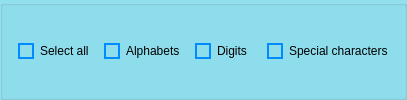
                      <widget class="QGroupBox" name="groupBox_25">
                       <property name="styleSheet">
                        <string notr="true">QGroupBox{
background-color: rgb(72, 202, 228);
	background-color: rgb(144, 224, 239);
}

QCheckBox {
font: 57 14px &quot;DM Mono Medium&quot;;

border-radius: 4px;
padding: 4px;
min-height: 18px;
min-width: 36px;
}



QCheckBox:disabled {
  background-color: #d3d3d3;
  border: 1px solid #808080;
  color: #808080;
}
QCheckBox::indicator {
  width: 12px;
  height: 12px;
	border: 2px solid rgb(2, 139, 255);
	
}
QCheckBox::checked {
	background-color: rgb(206, 245, 252);
}

QCheckBox::indicator:unchecked {
  image: url(:/images/unchecked.png);
}

QCheckBox::indicator:unchecked:hover {
  image: url(:/images/unchecked_hover.png);
	background-color: rgb(0, 227, 255);
	 width: 13px;
  height: 13px;
}

QCheckBox::indicator:checked {
 image: url(Tic_seign.png);
}

QCheckBox::indicator:checked:hover {
  image: url(Tic_seign.png);
 width: 14px;
  height: 14px;
}</string>
                       </property>
                       <property name="title">
                        <string/>
                       </property>
                       <layout class="QHBoxLayout" name="horizontalLayout_15">
                        <property name="topMargin">
                         <number>2</number>
                        </property>
                        <property name="bottomMargin">
                         <number>2</number>
                        </property>
                        <item>
                         <widget class="QCheckBox" name="SelectAllCheckBox">
                          <property name="styleSheet">
                           <string notr="true"/>
                          </property>
                          <property name="text">
                           <string>Select all</string>
                          </property>
                         </widget>
                        </item>
                        <item>
                         <widget class="QCheckBox" name="AlphabetsCheckBox">
                          <property name="text">
                           <string>Alphabets</string>
                          </property>
                         </widget>
                        </item>
                        <item>
                         <widget class="QCheckBox" name="DigitsCheckBox">
                          <property name="text">
                           <string>Digits</string>
                          </property>
                         </widget>
                        </item>
                        <item>
                         <widget class="QCheckBox" name="SpecialCharactersCheckBox">
                          <property name="text">
                           <string>Special characters</string>
                          </property>
                         </widget>
                        </item>
                       </layout>
                      </widget>
